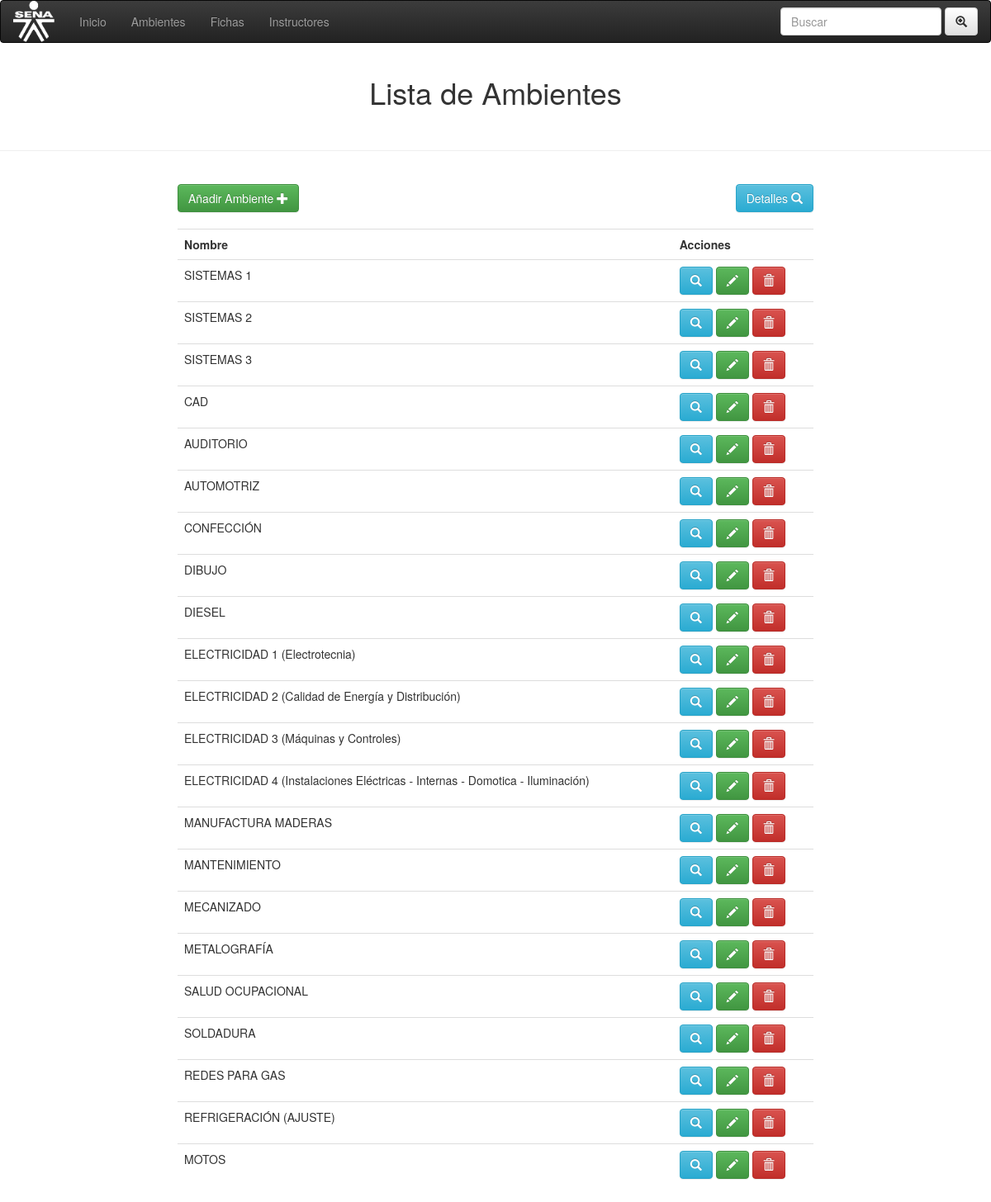
The page /ambientes/ambientes.php on the database its author committed.
### tables this page shows
CREATE TABLE `ambientes` (
  `id` int(11) NOT NULL,
  `nombre` varchar(100) NOT NULL,
  `descripcion` varchar(200) NOT NULL,
  `disponibilidad` varchar(200) NOT NULL
);

### ambientes/ambientes.php (the view, shortened to what this page needs)
<!DOCTYPE html>
<html lang="en">
<head>
	<link rel="stylesheet" href="css/bootstrap.min.css">
	<link rel="stylesheet" href="css/bootstrap-theme.min.css">
	<link rel="stylesheet" href="css/font-awesome.css">
	<link rel="stylesheet" href="css/index.css">
</head>
<body>
		<nav class="navbar navbar-inverse ">
		  <div class="container-fluid">
		    <div class="navbar-header">
		       <a class="navbar-brand" href="#"><img id="img1" src="imgs/sena.png" class="img-rounded" width="100" height="100"></a>
		    </div>
		    <ul class="nav navbar-nav">
		      <li><a href="../index.php">Inicio</a></li>
		      <li><a href="#">Ambientes</a></li>
		      <li><a href="../fichas/index_ficha.php">Fichas</a></li>
		      <li><a href="../instructores/gestionarIns.php">Instructores</a></li>
		    </ul>
		    <form method="post" class="navbar-form navbar-right">
		      <div class="form-group">
		        <input type="text" name="navb" class="form-control" placeholder="Buscar">
		      </div>
		      <button type="submit" class="btn btn-default"><i class="glyphicon glyphicon-zoom-in"></i></button>
		    </form>
		  </div>
		</nav>
	<div class="container-fluid">
		<h1 class="text-center" >Lista de  Ambientes</h1><br>
	</div>
	<hr>
		<br>
<div class="col-md-8 col-md-offset-2" >
	<a  class="btn btn-success " href="anadir_ambiente.php">Añadir Ambiente
		<i  class="glyphicon glyphicon glyphicon-plus" ></i>
		<a  class="btn btn-info pull-right" href="../calendario/index.php">Detalles
		<i  class="glyphicon glyphicon glyphicon-search" ></i>
	</a><br><br>
	<table class="table table-hover">
		<tr>
			<td><strong>Nombre</strong></td>
			<td><strong>Acciones</strong></td>
		</tr>
	<?php
		if (!empty($nav)) {
			$con = mysqli_connect('localhost','root','','programacion_trimestral');
		$nav=$_POST['navb'];
		$sql = mysqli_query($con, "SELECT * FROM ambientes where nombre='$nav' ");
		}else{
			$con = mysqli_connect('localhost','root','','programacion_trimestral');
		$sql = mysqli_query($con, "SELECT * FROM ambientes");
		}
		while($row = mysqli_fetch_array($sql)){ ?>
			<tr>
					<td><?php echo $row['nombre'] ?></td>
					<td>
						<a class='btn btn-info' href='consultar_ambiente.php?id=<?php echo $row['id'] ?>'>
							<i data-toggle='tooltip' data-placement='top' title='Consultar'  class='glyphicon glyphicon-search' ></i>
						</a>
						<a class='btn btn-success' href='modificar_ambiente.php?id=<?php echo $row['id'] ?>'>
							<i data-toggle='tooltip' data-placement='top' title='Modificar' class='glyphicon glyphicon-pencil' ></i>
						</a>
						<a class='btn btn-danger' href='eliminar_ambiente.php?id=<?php echo $row['id'] ?>'>
							<i data-toggle='tooltip' data-placement='top' title='Eliminar' class='glyphicon glyphicon-trash' ></i>
						</a>
					</td>
				</tr>
		<?php } ?>
	</table>
</div>
</body>
</html>

### ambientes/css/index.css (style rules this page uses)
img#img1 { height: 50px; width: 50px; top: -15px; position: relative; }

### rows shown on the page
ambientes: nombre "SISTEMAS 1"
ambientes: nombre "SISTEMAS 2"
ambientes: nombre "SISTEMAS 3"
ambientes: nombre "CAD"
ambientes: nombre "AUDITORIO"
ambientes: nombre "AUTOMOTRIZ"
ambientes: nombre "CONFECCIÓN"
ambientes: nombre "DIBUJO"
ambientes: nombre "DIESEL"
ambientes: nombre "ELECTRICIDAD 1 (Electrotecnia)"
ambientes: nombre "ELECTRICIDAD 2 (Calidad de Energía y Distribución)"
ambientes: nombre "ELECTRICIDAD 3 (Máquinas y Controles)"
ambientes: nombre "ELECTRICIDAD 4 (Instalaciones Eléctricas - Internas - Domotica - Iluminación)"
ambientes: nombre "MANUFACTURA MADERAS"
ambientes: nombre "MANTENIMIENTO"
ambientes: nombre "MECANIZADO"
ambientes: nombre "METALOGRAFÍA"
ambientes: nombre "SALUD OCUPACIONAL"
ambientes: nombre "SOLDADURA"
ambientes: nombre "REDES PARA GAS"
ambientes: nombre "REFRIGERACIÓN (AJUSTE)"
ambientes: nombre "MOTOS"
